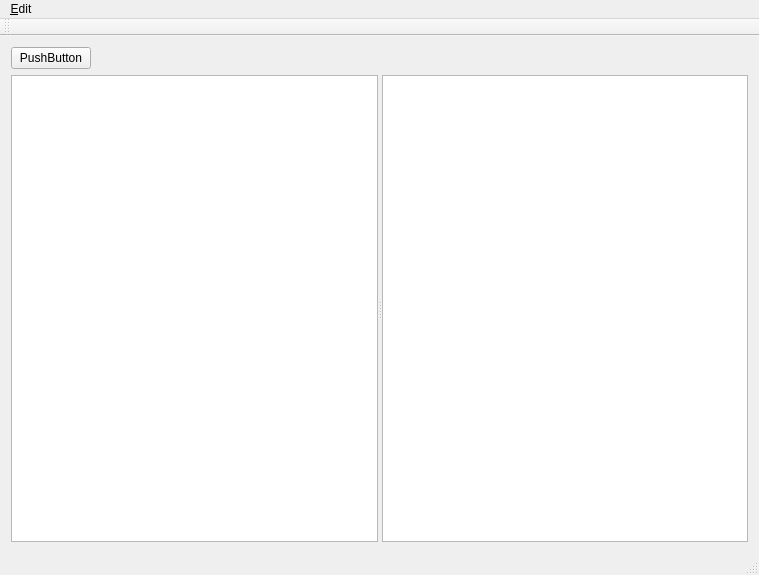
<?xml version="1.0" encoding="UTF-8"?>
<ui version="4.0">
 <class>MainWindow</class>
 <widget class="QMainWindow" name="MainWindow">
  <property name="geometry">
   <rect>
    <x>0</x>
    <y>0</y>
    <width>759</width>
    <height>575</height>
   </rect>
  </property>
  <property name="windowTitle">
   <string>MainWindow</string>
  </property>
  <property name="animated">
   <bool>false</bool>
  </property>
  <widget class="QWidget" name="centralWidget">
   <layout class="QVBoxLayout" name="verticalLayout">
    <item>
     <layout class="QHBoxLayout" name="horizontalLayout">
      <item>
       <widget class="QPushButton" name="pushButton">
        <property name="text">
         <string>PushButton</string>
        </property>
       </widget>
      </item>
      <item>
       <spacer name="horizontalSpacer">
        <property name="orientation">
         <enum>Qt::Horizontal</enum>
        </property>
        <property name="sizeHint" stdset="0">
         <size>
          <width>40</width>
          <height>20</height>
         </size>
        </property>
       </spacer>
      </item>
     </layout>
    </item>
    <item>
     <widget class="QSplitter" name="splitter">
      <property name="sizePolicy">
       <sizepolicy hsizetype="Expanding" vsizetype="Expanding">
        <horstretch>0</horstretch>
        <verstretch>0</verstretch>
       </sizepolicy>
      </property>
      <property name="orientation">
       <enum>Qt::Horizontal</enum>
      </property>
      <widget class="QTreeWidget" name="treeWidget">
       <property name="editTriggers">
        <set>QAbstractItemView::NoEditTriggers</set>
       </property>
       <property name="rootIsDecorated">
        <bool>false</bool>
       </property>
       <attribute name="headerVisible">
        <bool>false</bool>
       </attribute>
       <column>
        <property name="text">
         <string notr="true">1</string>
        </property>
       </column>
      </widget>
      <widget class="QTableWidget" name="tableWidget">
       <property name="editTriggers">
        <set>QAbstractItemView::NoEditTriggers</set>
       </property>
       <property name="selectionMode">
        <enum>QAbstractItemView::ExtendedSelection</enum>
       </property>
       <property name="selectionBehavior">
        <enum>QAbstractItemView::SelectRows</enum>
       </property>
       <property name="horizontalScrollMode">
        <enum>QAbstractItemView::ScrollPerPixel</enum>
       </property>
      </widget>
     </widget>
    </item>
   </layout>
  </widget>
  <widget class="QMenuBar" name="menuBar">
   <property name="geometry">
    <rect>
     <x>0</x>
     <y>0</y>
     <width>759</width>
     <height>24</height>
    </rect>
   </property>
   <widget class="QMenu" name="menu_Edit">
    <property name="title">
     <string>&amp;Edit</string>
    </property>
    <addaction name="action_settings"/>
   </widget>
   <addaction name="menu_Edit"/>
  </widget>
  <widget class="QToolBar" name="mainToolBar">
   <attribute name="toolBarArea">
    <enum>TopToolBarArea</enum>
   </attribute>
   <attribute name="toolBarBreak">
    <bool>false</bool>
   </attribute>
  </widget>
  <widget class="QStatusBar" name="statusBar"/>
  <action name="action_settings">
   <property name="text">
    <string>&amp;Settings...</string>
   </property>
  </action>
 </widget>
 <layoutdefault spacing="6" margin="11"/>
 <resources/>
 <connections/>
</ui>
